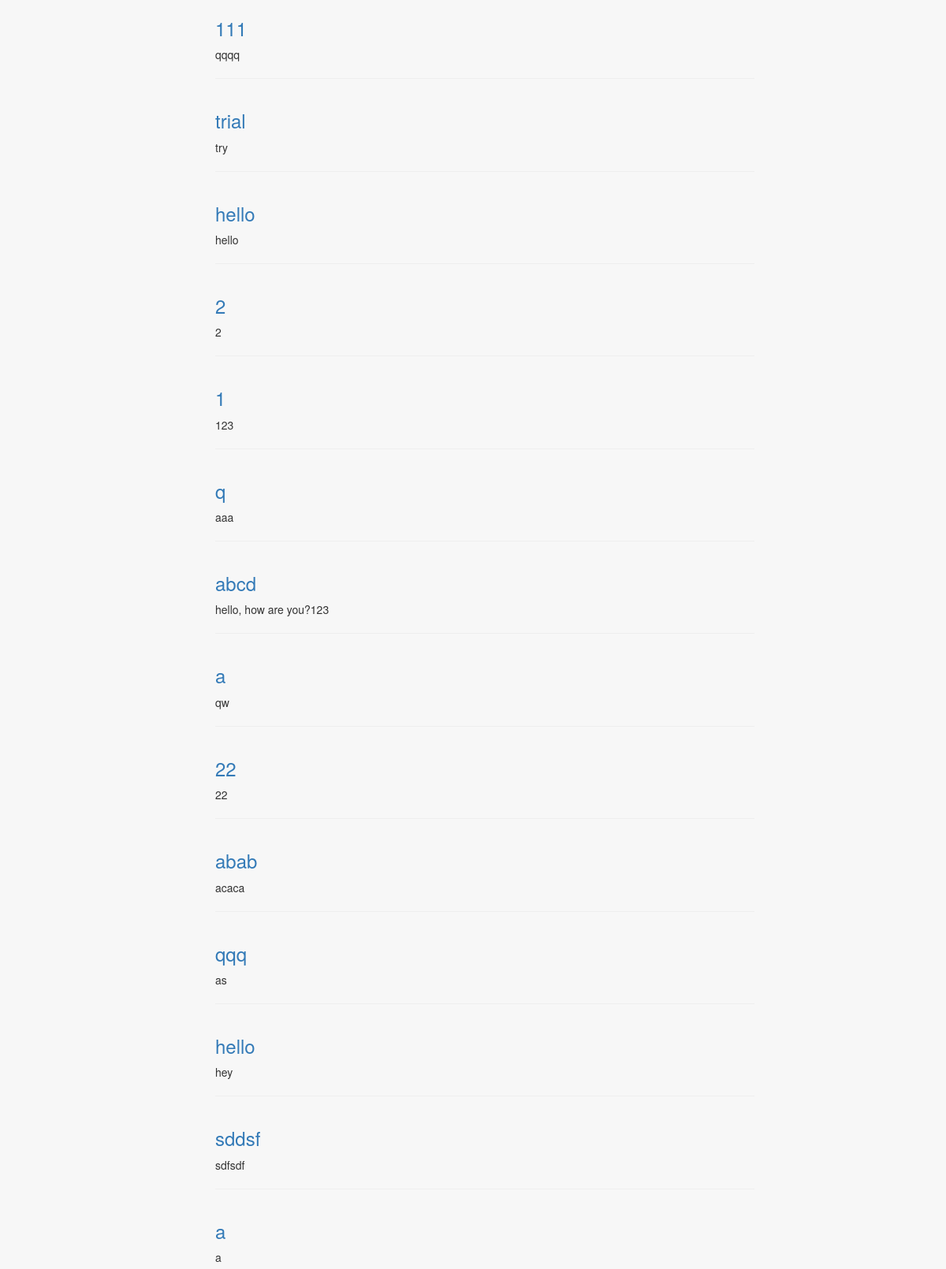
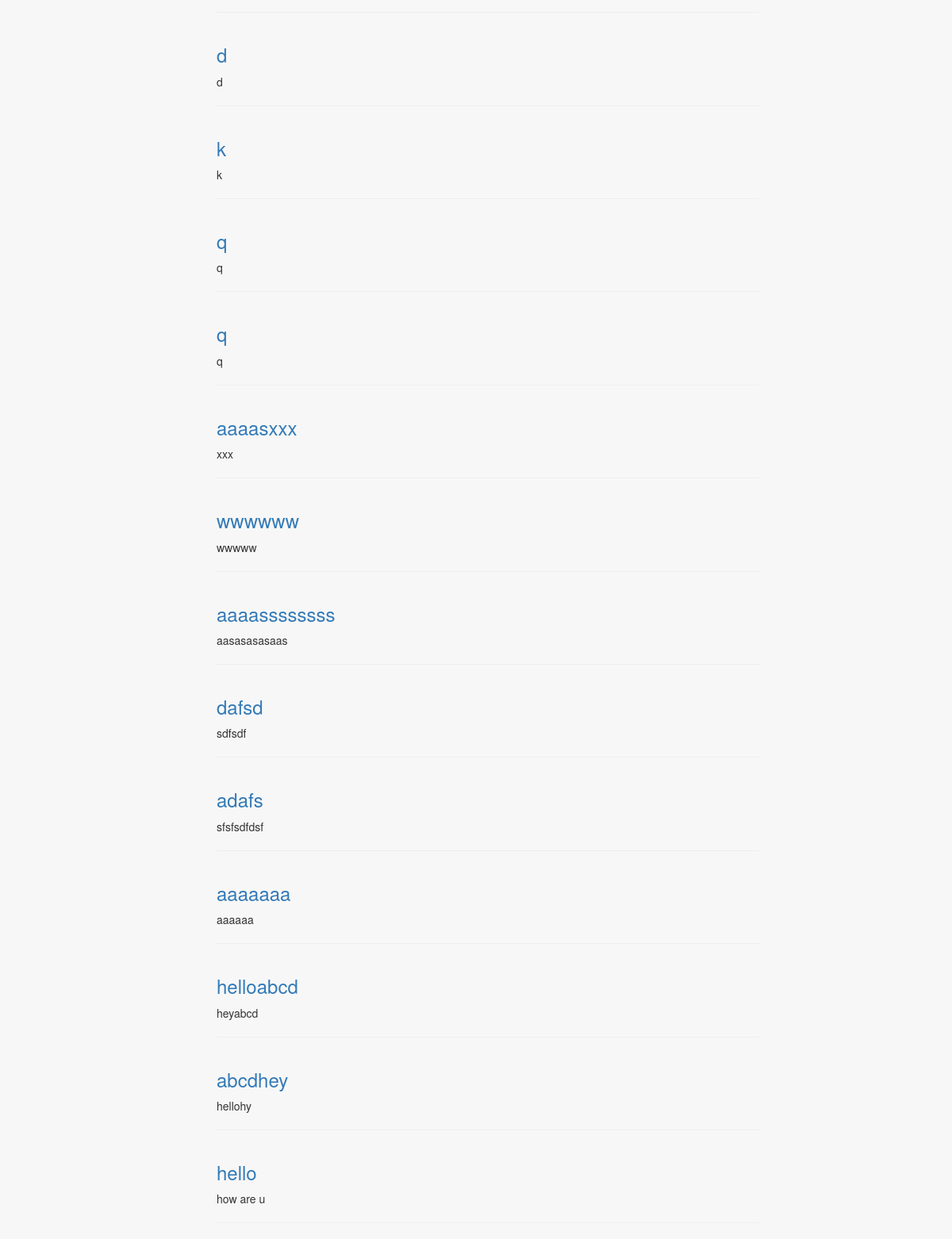
The app's page /posts/all (lower part), older data (2 pictures, top to bottom).
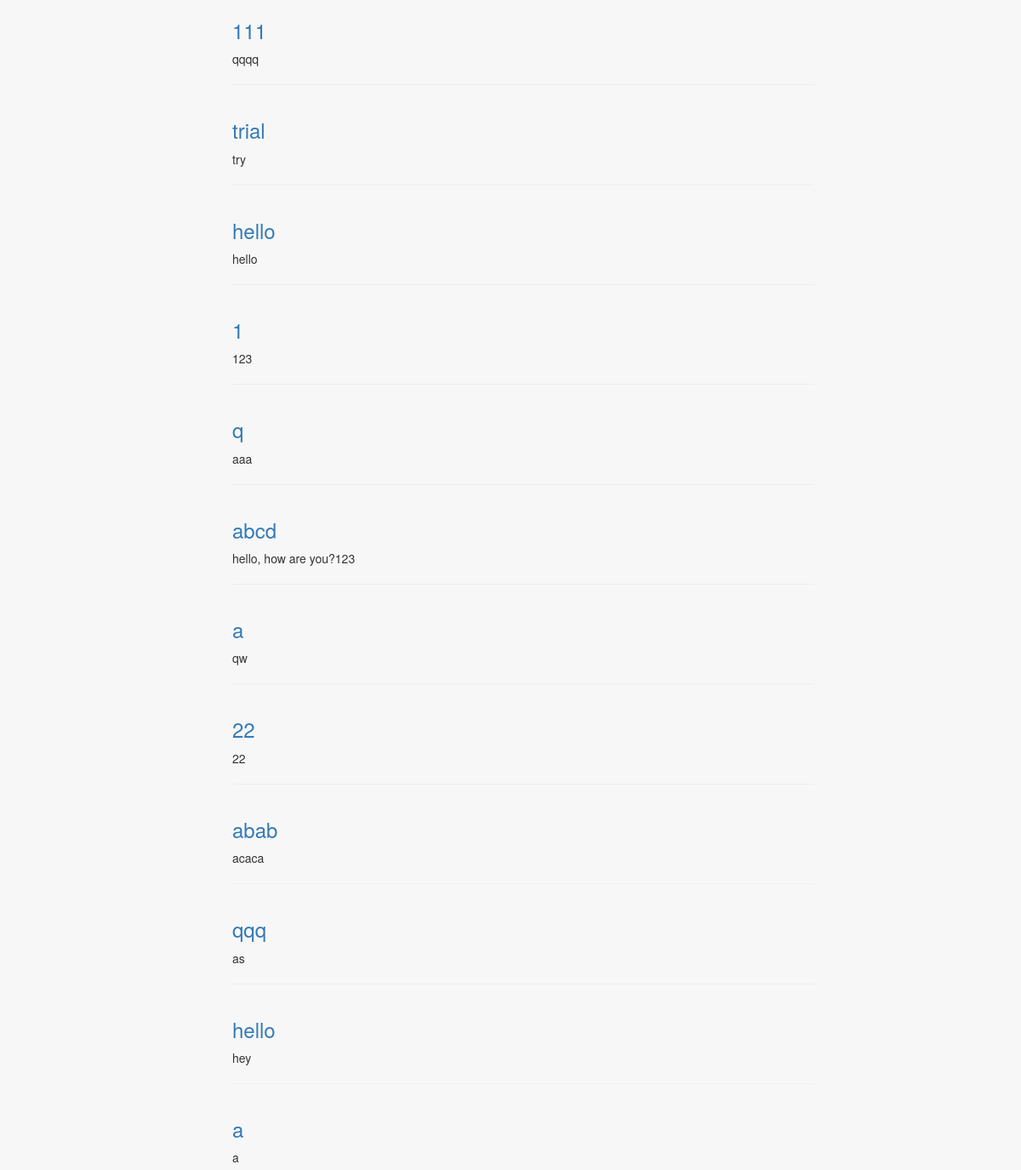
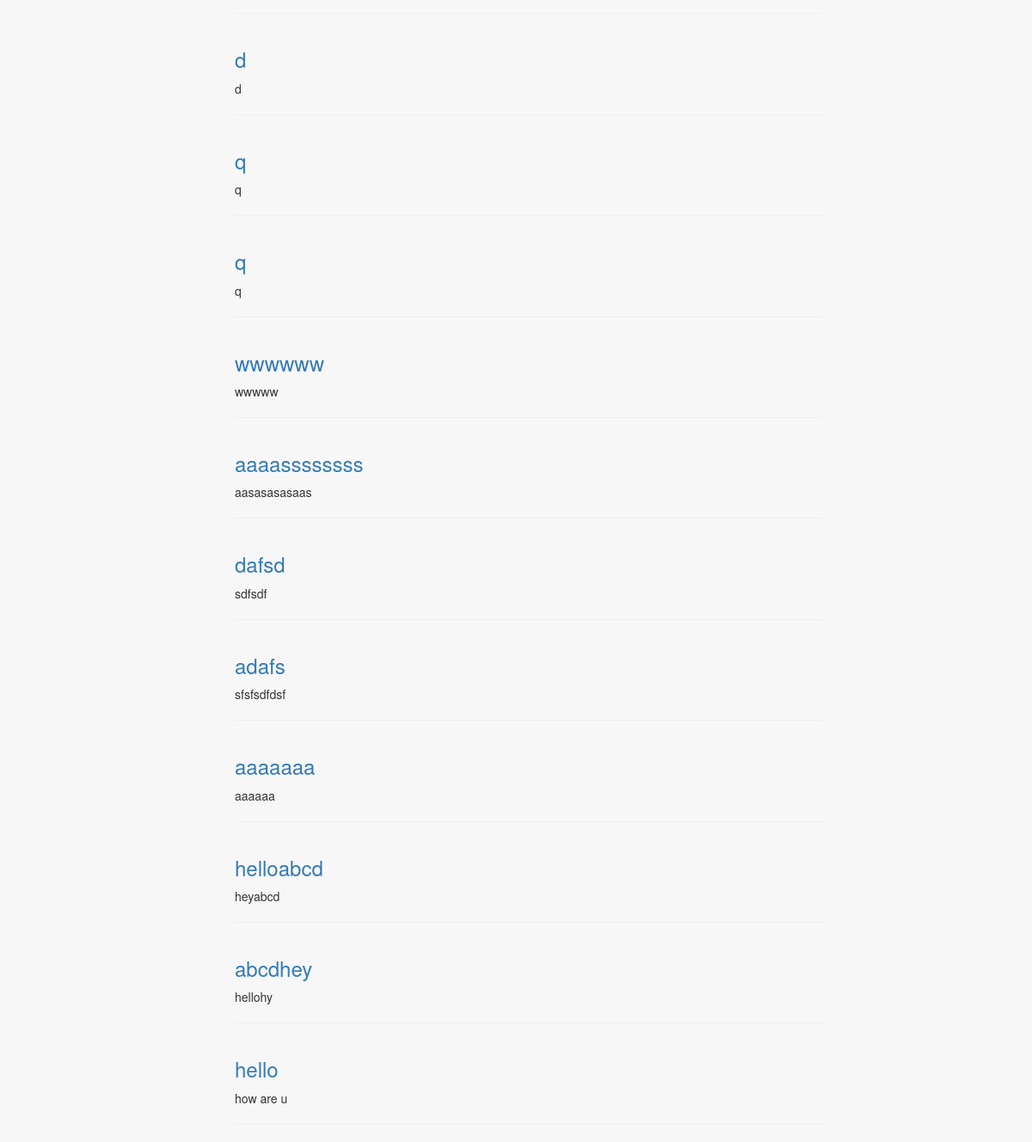
The same page, newer data (2 pictures, top to bottom).
### blogs/models.py (models this page shows, shortened)
class Post(models.Model):
    title = models.CharField(max_length=150)
    image = models.ImageField(upload_to=upload_path, null=True, blank=True)
    content = models.TextField()
    postupdate = models.DateTimeField(auto_now=True, auto_now_add=False)
    posttime = models.DateTimeField(auto_now=False, auto_now_add=True)

### blogs/views.py (the view)
class blog_list(View):
    def get(self, request, *args, **kwargs):
        query = Post.objects.all().order_by("-postupdate")
        queryset = request.GET.get("q")
        if queryset:
            query = query.filter(title__icontains=queryset)
        context = {
            "list": query,
        }
        return render(request, "blogs.html", context)

### templates/blogs.html (shortened to what this page needs)
{% extends "base2.html" %} {% block body %}
<div class="container center">
    <div class="blog-container">
        <br>
        <br>
        <br>
        {% for obj in list %}
        <div class="row">
            <div class="col-md-7 ">
                <h3>
                    <a href="{% url 'posts:show_post' id=obj.id %}">{{ obj.title }}</a>
                </h3>
            </div>
        </div>
        <div class="content-text">
            <p>{{ obj.content }}</p>
        </div>
        <hr>{% endfor %}
    </div>
</div> {% endblock %}

### templates/base2.html (shortened to what this page needs)
{% extends "base.html" %}  {% block content %} {% block body %} {% endblock %} {% endblock %}

### templates/base.html (shortened to what this page needs)
{% load staticfiles %}
<!DOCTYPE html>
<html>
<head>
    <link rel="stylesheet" href="{% static 'css/bootstrap.min.css' %}" type="text/css" />
    <link rel="stylesheet" href="{% static 'css/style.css' %}" type="text/css" />
    <link rel="stylesheet" href="/static/css/blogstyle.css?version=1" type="text/css" />
</head>
<body>
    <div class="container center">
        {% block content %} {% endblock %}
    </div>
</body>
</html>

### static/css/style.css (style rules this page uses)
body { background-color: #f7f7f7; }
hr { color: #ffffff; }

### static/css/blogstyle.css (style rules this page uses)
.blog-container { margin-left:20%; margin-right: 20%; word-wrap: break-word; }

Row changes from the older to the newer data that the page shows:
removed Post: title "2", content "2"
removed Post: title "sddsf", content "sdfsdf"
removed Post: title "k", content "k"
removed Post: title "aaaasxxx", content "xxx"
